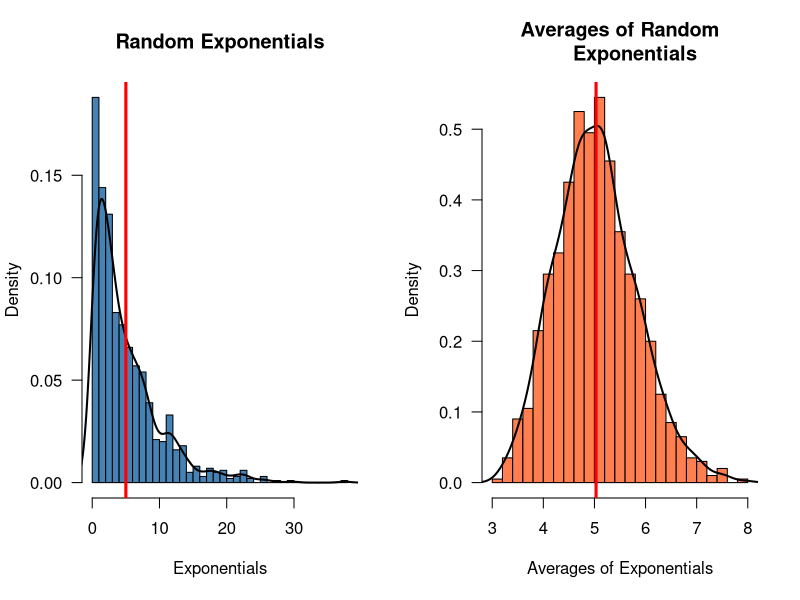
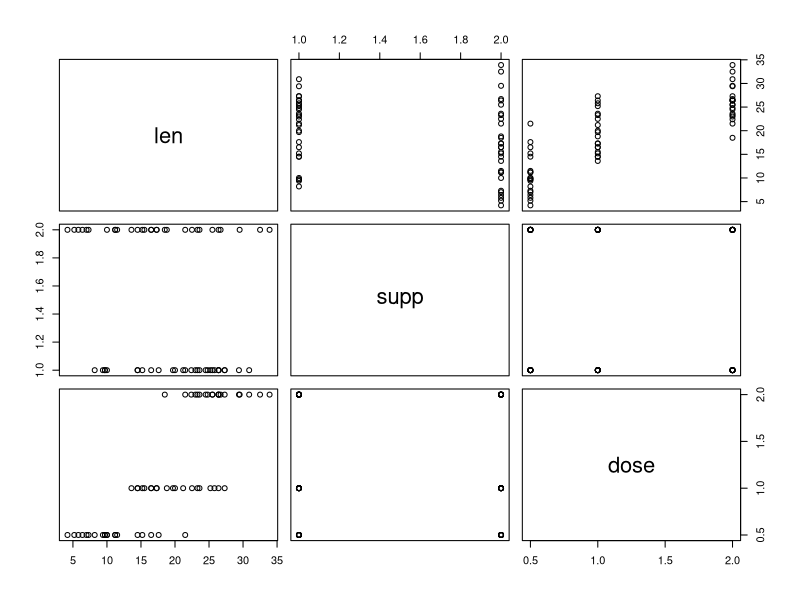

These figures' R source, in order: (Note: this script raises an error after producing the figures.)
## ---- chunk 1
knitr::opts_chunk$set(echo = TRUE)
## ---- chunk 2
lambda = 0.2
mn = 1/lambda
sd = 1/lambda
## ---- chunk 3
n = 1000
exp_mns = NULL
for (i in 1:1000) exp_mns = c(exp_mns, mean(rexp(40, lambda)))
## ---- chunk 4
sample_mean <- mean(exp_mns)
sample_mean

pop_mean <- mn
pop_mean
## ---- chunk 5
sample_var <- sd(exp_mns)/sqrt(n)
sample_var

pop_var <- sd^2/1000
pop_var
## ---- chunk 6
data <- rexp(n, lambda)
par(mfrow=c(1,2))
hist(data, probability=TRUE, main="Random Exponentials", 
     xlab="Exponentials", col="steelblue", las=1, breaks=30)
lines(density(data), lwd=2)
abline(v=pop_mean, lwd=3, col="red")
hist(exp_mns, probability=TRUE, main="Averages of Random
     Exponentials", xlab="Averages of Exponentials", col="coral",
     las=1, breaks=30)
lines(density(exp_mns), lwd=2)
abline(v=sample_mean, lwd=3, col="red")
## ---- chunk 7
data(ToothGrowth)
dim(ToothGrowth)
head(ToothGrowth)
summary(ToothGrowth)
plot(ToothGrowth)
## ---- chunk 8
t.test(len ~ supp, paired = FALSE, var.equal = TRUE, data = ToothGrowth)
## ---- chunk 9
t.test(len~dose, data=ToothGrowth[ToothGrowth$dose==0.5|ToothGrowth$dose==1.0,])
t.test(len~dose, data=ToothGrowth[ToothGrowth$dose==1.0|ToothGrowth$dose==2.0,])
t.test(len~dose, data=ToothGrowth[ToothGrowth$dose==0.5|ToothGrowth$dose==2.0,])

